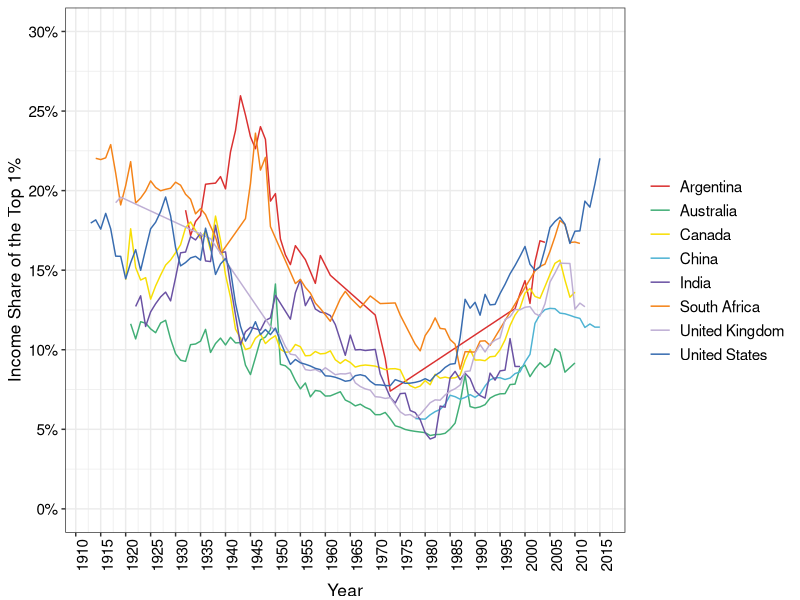

This chart was generated by the following R code: (Note: this script raises an error after producing the figure.)
require(shape)
library(tidyverse)
library(lubridate)
library(openxlsx)
library(readxl)

income_share <- read_excel("capitalism/income_share.xlsx")

COL <- c("#7fc97f", "#beaed4", "#fdc086", "#ffff99", "#386cb0", "#f0027f", "#bf5b17", "#666666")
COLA <- c("#e0f3db", "#99d8c9","#66c2a4","#41ae76", "#238b45", "#005824", "#f0027f")
COLB <- c("#c6dbef", "#4eb3d3", "#2b8cbe", "#0868ac","#084081", "#9e9ac8","#f0027f")
COLC <- c("#fcfbfd", "#efedf5", "#dadaeb", "#bcbddc", "#9e9ac8", "#807dba", "#6a51a3", "#54278f", "#3f007d")
COLD <- c("#DA3030","#41ae76","#F7DE04", "#4eb3d3","#6a51a3","#F48318","#beaed4","#386cb0","#6a51a3", "#DA3030")

#Cleaning the wealth share data. Source: CORE
income_share_gathered <- income_share %>% 
  gather(Country,income_share, c("Australia", "Argentina", "Canada", "China", "India", "South Africa", "United Kingdom", "United States") )

income_share1 <- income_share_gathered[-c(1, 105, 209, 313, 417, 521, 625, 729), ]

income_share2 <- income_share1 %>%
  mutate(Year = ifelse(Country == "Australia", ...1, ifelse(Country == "Argentina", ...3, ifelse(Country == "Canada", ...5, ifelse(Country == "China", ...7, ifelse(Country == "India", ...9, ifelse(Country == "South Africa", ...11, ifelse(Country == "United Kingdom", ...13, ifelse(Country == "United States", ...15, NA)))))))))

income_share2$income_share = as.numeric(as.character(income_share2$income_share))

income_share3 <- income_share2 %>%
  select(-c("...1", "...3", "...5", "...7", "...9", "...11", "...13", "...15")) %>%
  filter(!is.na(income_share)) %>%
  mutate(income_share_decimal = (income_share)/100)

#Plotting the data
income_share_plot <- ggplot(income_share3, aes(x = Year, y = income_share_decimal, group = Country, color = Country)) +
  geom_line() +
  ylab("Income Share of the Top 1%") +
  scale_y_continuous(breaks = seq(0, 0.3, by = 0.05), labels = scales::percent_format(accuracy = 1), limits = c(0,0.3)) +
  scale_x_continuous(breaks = seq(1910, 2015, by = 5)) +
  theme_bw() +
  theme(legend.position="right",
        legend.title=element_blank(),
        axis.title.y = element_text(size = 12.5, vjust = 1),
        legend.text=element_text(size=11),
        axis.text.x = element_text(size = 11, angle = 90, color = "black"),
        axis.text.y = element_text(size = 11, color = "black"),
        axis.title.x = element_text(size = 12.5, vjust = -1)) + 
  scale_color_manual(values = COLD)


print(income_share_plot)

#Save plot to PDF
ggsave(wealth_share_plot, filename = "income_share_top_1percent.pdf",
       path = "capitalism",
       width = 9, height = 7, units = "in")


dev.off()
